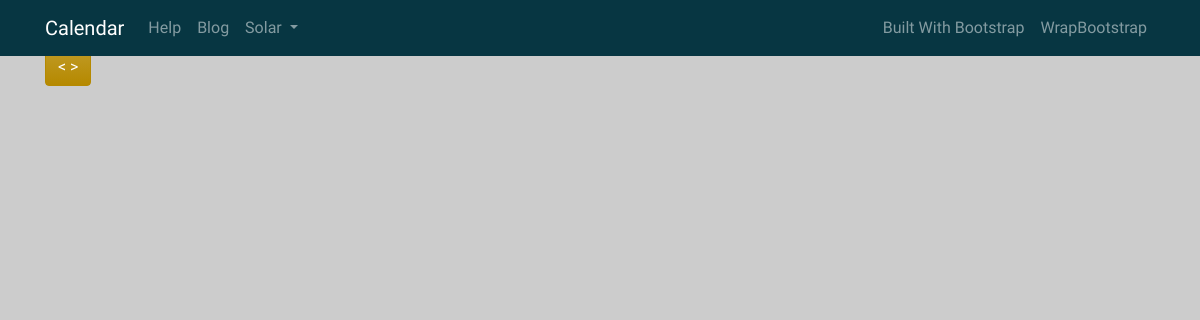
Page /myapp on the earlier database version.
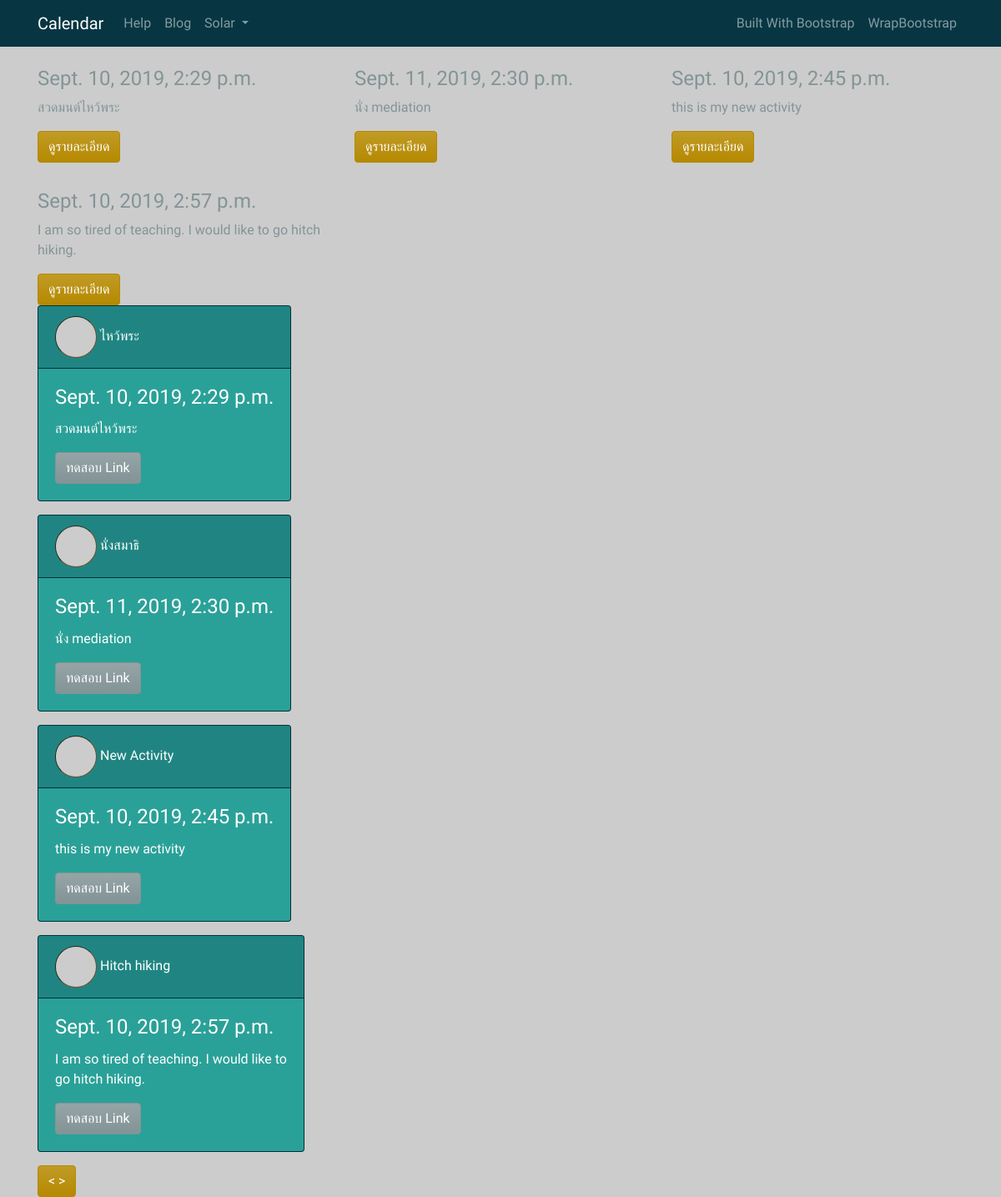
Same page on the later database version.
### myapp/models.py (models this page shows)
class Kijakum(models.Model):
    title = models.CharField(max_length=100)
    date = models.DateTimeField()
    description = models.TextField()
    created = models.DateTimeField(auto_now_add=True)
    def __str__(self):
      return f'{self.title}'

### myapp/views.py (the view)
# urls.py: path('myapp', views.myapp),
def myapp(req):
    kijakums = Kijakum.objects.all()
    return render(req, 'myapp/myapp.html', { 'kijakums': kijakums })

### myapp/templates/myapp/myapp.html
{% extends 'myapp/base.html' %}
{% block content %}
<div class="container">
    <div class="row" style="padding-top: 3em;"></div>
    <div class="row">
        {% for kij in kijakums %}
        {% include 'myapp/_calendar_entry.html' %}
        {% endfor %}
    </div>
    <div class="row">
        <div class="col-lg-4">
            <div class="bs-component">
                {% for kij in kijakums %}
                    {% include 'myapp/new_kij.html' %}
                {% endfor %}
                <button class="source-button btn btn-primary btn-xs" role="button" tabindex="0">&lt; &gt;</button>
            </div>
        </div>
    </div>
</div>
{% endblock %}

### myapp/templates/myapp/base.html (shortened to what this page needs)
<!DOCTYPE html>
<html lang="en">
  <head>
    {% load static %}
    <link rel="stylesheet" href="{% static 'myapp/css/bootstrap.min.css' %}" />
    <link rel="stylesheet" href="{% static 'myapp/css/main.css' %}" />
  </head>
  <body class="bg">
    <div class="navbar navbar-expand-lg fixed-top navbar-dark bg-dark">
      <div class="container">
        <a href="/" class="navbar-brand">Calendar</a>
        <div class="collapse navbar-collapse" id="navbarResponsive">
          <ul class="navbar-nav">
            <li class="nav-item">
              <a class="nav-link" href="../help/">Help</a>
            </li>
            <li class="nav-item">
              <a class="nav-link" href="http://blog.bootswatch.com">Blog</a>
            </li>
            <li class="nav-item dropdown">
              <a class="nav-link dropdown-toggle" data-toggle="dropdown" href="#" id="download">Solar </a>
            </li>
          </ul>
          <ul class="nav navbar-nav ml-auto">
            <li class="nav-item">
              <a class="nav-link" href="http://builtwithbootstrap.com/" target="_blank">Built With Bootstrap</a>
            </li>
            <li class="nav-item">
              <a class="nav-link" href="https://wrapbootstrap.com/?ref=bsw" target="_blank">WrapBootstrap</a>
            </li>
          </ul>
        </div>
      </div>
    </div>
    {% block content %}
    {% endblock %}
  </body>
</html>

### myapp/templates/myapp/_calendar_entry.html (shortened to what this page needs)
<div class="calendar_entry col-lg-4">
  <br />
  <h4>{{ kij.date }}</h4>
  <p>
    {{ kij.description }}
  </p>
  <button class="btn btn-primary">ดูรายละเอียด</button>
</div>

### myapp/templates/myapp/new_kij.html
<div class="card text-white bg-success mb-3" style="float: left; max-width: 20rem;">
    <div class="card-header">
        <img class="avatar boxshadow"src="https://picsum.photos/48">
        {{ kij.title }}</div>
    <div class="card-body">
        <h4 class="card-title">{{ kij.date }}</h4>
        <p class="card-text">
            {{ kij.description }}<br/>
        </p>
        <a href="kij/{{kij}}" class="btn btn-secondary">ทดสอบ Link</a>
    </div>
</div>

### myapp/static/myapp/css/main.css (style rules this page uses)
body, html { height: 100%; }
.bg { background-image: url("https://picsum.photos/1280"); height: 100%; background-position: center; background-repeat: no-repeat; background-size: cover; }
.avatar { vertical-align: middle; width: 50px; height: 50px; border-radius: 50%; }
.boxshadow { width: 50px; border: 1px solid #8a4419; border-style: inset; }

Differences in the rows shown:
added Kijakum: date "Sept. 10, 2019, 2:29 p.m.", description "สวดมนต์ไหว้พระ", title "ไหว้พระ"
added Kijakum: date "Sept. 11, 2019, 2:30 p.m.", description "นั่ง mediation", title "นั่งสมาธิ"
added Kijakum: date "Sept. 10, 2019, 2:45 p.m.", description "this is my new activity", title "New Activity"
added Kijakum: date "Sept. 10, 2019, 2:57 p.m.", description "I am so tired of teaching. I would like to go hitch hiking.", title "Hitch hiking"
